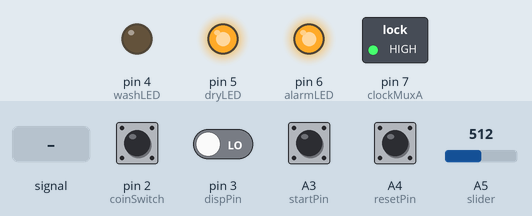
The sketch below on a simulated Arduino Uno, built with avr-gcc and run on an emulated ATmega328P. On the bench: switched loads named in the sketch (green lamp = pin HIGH), output pins drawn as LEDs (lit = HIGH). The test bench sets the inputs (shaded band); at power-on: A3 (startPin), A4 (resetPin), pin 2 (coinSwitch), pin 3 (dispPin) LOW, A5 (slider) = 512.

Above: at 1.2 s.
1.3 s: A5 (slider) fed a 200 Hz sine of ±81 counts around its level
At 2.5 s:
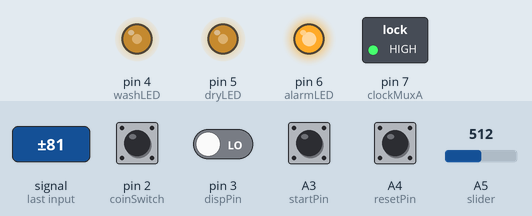
2.8 s: pin 2 (coinSwitch) pulled HIGH for 0.15 s
At 4.2 s:
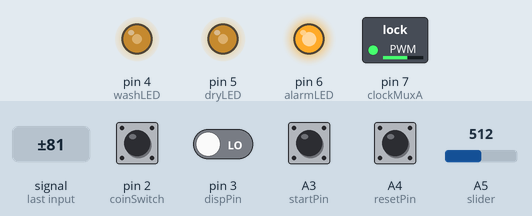
4.5 s: A4 (resetPin) pulled HIGH for 0.15 s
7.6 s: A5 (slider) set to 716
9.1 s: pin 3 (dispPin) driven HIGH
At 10.4 s:
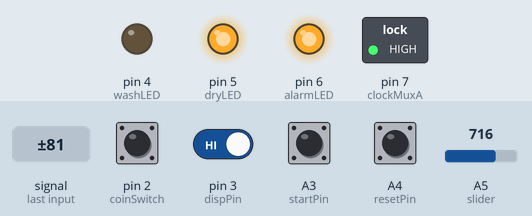
10.7 s: A5 (slider) fed a 1000 Hz sine of ±255 counts around its level
At 11.7 s:
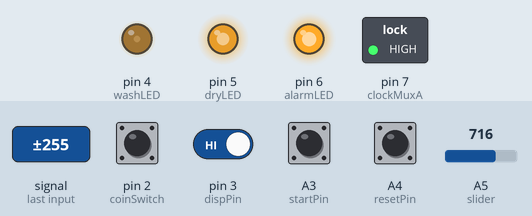
Timing chart, 0 to 31.6 s (numbered marks = the images above; inputs shaded):
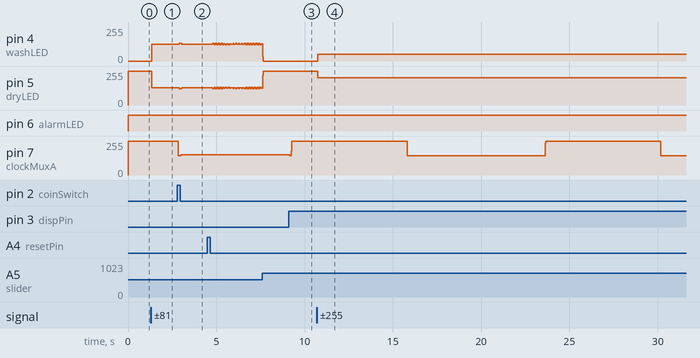

The sketch:

Project_2.ino
```cpp
const int coinSwitch = 2;
const int dispPin = 3;
const int startPin = A3;
const int resetPin = A4;
const int slider = A5;
const int washLED = 4;
const int dryLED = 5;
const int alarmLED = 6;


const int clockMuxA = 7;
const int clockMuxB = 8;
const int clockMuxC = 9;

const int barMuxA = 10;
const int barMuxB = 12;
const int barMuxC = 13;

const int servoPin = 11;

/*#######    GLOBALS   ###### */
int coinCount = 0;

long timer = 0;
bool counting = true;
bool wash = true;
const long wash_time = 1800000;
const long dry_time = 2 * wash_time;


bool prevDisp = false;
bool currDisp;

bool prevStart = false;
bool currStart;

bool prevReset = false;
bool currReset;

bool prevCoin = false;
bool currCoin;


void writeBars(){
  if (!counting) return;
  if (timer <= 0){
    digitalWrite(alarmLED,HIGH);
  }
  else {
    timer--;
  }

  int frac = wash ? (timer/wash_time) : (timer/dry_time);
  int numBars = frac * 5;

  //selecting on MUX which LEDs to light up
  switch (numBars) {
    case 0:
      digitalWrite(barMuxA,HIGH);
      digitalWrite(barMuxB,LOW);
      digitalWrite(barMuxC,HIGH);
      break;
    case 1:
      digitalWrite(barMuxA,LOW);
      digitalWrite(barMuxB,LOW);
      digitalWrite(barMuxC,LOW);
      break;
    case 2:
      digitalWrite(barMuxA,LOW);
      digitalWrite(barMuxB,LOW);
      digitalWrite(barMuxC,HIGH);
      break;
    case 3:
      digitalWrite(barMuxA,LOW);
      digitalWrite(barMuxB,HIGH);
      digitalWrite(barMuxC,LOW);
      break;
    case 4:
      digitalWrite(barMuxA,LOW);
      digitalWrite(barMuxB,HIGH);
      digitalWrite(barMuxC,HIGH);
      break;
    case 5:
      digitalWrite(barMuxA,HIGH);
      digitalWrite(barMuxB,LOW);
      digitalWrite(barMuxC,LOW);
      break;
  }
}

long loopCounter = 0;
void writeCount(){
  loopCounter++;
  int quarters = coinCount % 4;
  long oneMod = loopCounter % 4;
  int twoMod = loopCounter % 3;
  int threeMod = loopCounter % 5;
  int thisMod = loopCounter % 2;


  switch (quarters){
    case 0:
      digitalWrite(clockMuxA,HIGH);
      digitalWrite(clockMuxB,HIGH);
      digitalWrite(clockMuxC,LOW);

      if (loopCounter%2 == 0){
        digitalWrite(barMuxA,LOW);
        digitalWrite(barMuxB,LOW);
        digitalWrite(barMuxC,LOW);
      }
      else {
        digitalWrite(barMuxA,HIGH);
        digitalWrite(barMuxB,HIGH);
        digitalWrite(barMuxC,HIGH);
      }
      break;


    case 1:

      if (oneMod == 0){
        digitalWrite(clockMuxA,LOW);
        digitalWrite(clockMuxB,LOW);
        digitalWrite(clockMuxC,HIGH);
        digitalWrite(barMuxA,LOW);
        digitalWrite(barMuxB,LOW);
        digitalWrite(barMuxC,LOW);
      }
      else if (oneMod == 1){
        digitalWrite(clockMuxA,HIGH);
        digitalWrite(clockMuxB,LOW);
        digitalWrite(clockMuxC,LOW);
        digitalWrite(barMuxA,LOW);
        digitalWrite(barMuxB,LOW);
        digitalWrite(barMuxC,LOW);
      }
      else if (oneMod == 2){
        digitalWrite(clockMuxA,HIGH);
        digitalWrite(clockMuxB,LOW);
        digitalWrite(clockMuxC,HIGH);
        digitalWrite(barMuxA,HIGH);
        digitalWrite(barMuxB,HIGH);
        digitalWrite(barMuxC,HIGH);
      }
      else if (oneMod == 3){
        digitalWrite(clockMuxA,LOW);
        digitalWrite(clockMuxB,HIGH);
        digitalWrite(clockMuxC,LOW);
        digitalWrite(barMuxA,HIGH);
        digitalWrite(barMuxB,HIGH);
        digitalWrite(barMuxC,HIGH);
      }
      break;


    case 2:

      if (twoMod == 0){
        digitalWrite(clockMuxA,LOW);
        digitalWrite(clockMuxB,LOW);
        digitalWrite(clockMuxC,HIGH);
        digitalWrite(barMuxA,HIGH);
        digitalWrite(barMuxB,HIGH);
        digitalWrite(barMuxC,HIGH);
      }
      else if (twoMod == 1){
        digitalWrite(clockMuxA,HIGH);
        digitalWrite(clockMuxB,LOW);
        digitalWrite(clockMuxC,LOW);
        digitalWrite(barMuxA,HIGH);
        digitalWrite(barMuxB,HIGH);
        digitalWrite(barMuxC,HIGH);
      }
      else if (twoMod == 2){
        digitalWrite(clockMuxA,HIGH);
        digitalWrite(clockMuxB,HIGH);
        digitalWrite(clockMuxC,LOW);
        digitalWrite(barMuxA,LOW);
        digitalWrite(barMuxB,LOW);
        digitalWrite(barMuxC,LOW);
      }
      break;


    case 3:


      if (threeMod == 0){
        digitalWrite(clockMuxA,HIGH);
        digitalWrite(clockMuxB,LOW);
        digitalWrite(clockMuxC,HIGH);
        digitalWrite(barMuxA,HIGH);
        digitalWrite(barMuxB,HIGH);
        digitalWrite(barMuxC,HIGH);
      }
      else if (threeMod == 1){
        digitalWrite(clockMuxA,HIGH);
        digitalWrite(clockMuxB,LOW);
        digitalWrite(clockMuxC,LOW);
        digitalWrite(barMuxA,HIGH);
        digitalWrite(barMuxB,HIGH);
        digitalWrite(barMuxC,HIGH);
      }
      else if (threeMod == 2){
        digitalWrite(clockMuxA,LOW);
        digitalWrite(clockMuxB,HIGH);
        digitalWrite(clockMuxC,HIGH);
        digitalWrite(barMuxA,HIGH);
        digitalWrite(barMuxB,HIGH);
        digitalWrite(barMuxC,HIGH);
      }
      else if (threeMod == 3){
        digitalWrite(clockMuxA,LOW);
        digitalWrite(clockMuxB,LOW);
        digitalWrite(clockMuxC,HIGH);
        digitalWrite(barMuxA,LOW);
        digitalWrite(barMuxB,LOW);
        digitalWrite(barMuxC,LOW);
      }
      else if (threeMod == 4){
        digitalWrite(clockMuxA,HIGH);
        digitalWrite(clockMuxB,LOW);
        digitalWrite(clockMuxC,LOW);
        digitalWrite(barMuxA,LOW);
        digitalWrite(barMuxB,LOW);
        digitalWrite(barMuxC,LOW);
      }
      break;
  }

  int dollars = coinCount / 4;
  switch (dollars) {
    case 0:
      digitalWrite(clockMuxA,HIGH);
      digitalWrite(clockMuxB,HIGH);
      digitalWrite(clockMuxC,LOW);
      digitalWrite(barMuxA,HIGH);
      digitalWrite(barMuxB,HIGH);
      digitalWrite(barMuxC,LOW);
      break;


    case 1:
      if (threeMod == 0){
        digitalWrite(clockMuxA,LOW);
        digitalWrite(clockMuxB,LOW);
        digitalWrite(clockMuxC,LOW);
        digitalWrite(barMuxA,HIGH);
        digitalWrite(barMuxB,HIGH);
        digitalWrite(barMuxC,LOW);
      }
      else if (threeMod == 1){
        digitalWrite(clockMuxA,HIGH);
        digitalWrite(clockMuxB,LOW);
        digitalWrite(clockMuxC,HIGH);
        digitalWrite(barMuxA,HIGH);
        digitalWrite(barMuxB,HIGH);
        digitalWrite(barMuxC,LOW);
      }
      else if (threeMod == 2){
        digitalWrite(clockMuxA,HIGH);
        digitalWrite(clockMuxB,HIGH);
        digitalWrite(clockMuxC,LOW);
        digitalWrite(barMuxA,HIGH);
        digitalWrite(barMuxB,HIGH);
        digitalWrite(barMuxC,LOW);
      }
      else if (threeMod == 3){
        digitalWrite(clockMuxA,HIGH);
        digitalWrite(clockMuxB,LOW);
        digitalWrite(clockMuxC,LOW);
        digitalWrite(barMuxA,HIGH);
        digitalWrite(barMuxB,HIGH);
        digitalWrite(barMuxC,LOW);
      }
      else if (threeMod == 4){
        digitalWrite(clockMuxA,LOW);
        digitalWrite(clockMuxB,HIGH);
        digitalWrite(clockMuxC,HIGH);
        digitalWrite(barMuxA,HIGH);
        digitalWrite(barMuxB,HIGH);
        digitalWrite(barMuxC,LOW);
      }
      break;


    case 2:


      if (thisMod == 0){
        digitalWrite(clockMuxA,HIGH);
        digitalWrite(clockMuxB,LOW);
        digitalWrite(clockMuxC,HIGH);
        digitalWrite(barMuxA,HIGH);
        digitalWrite(barMuxB,HIGH);
        digitalWrite(barMuxC,LOW);
      }
      else if (thisMod == 1){
        digitalWrite(clockMuxA,LOW);
        digitalWrite(clockMuxB,HIGH);
        digitalWrite(clockMuxC,LOW);
        digitalWrite(barMuxA,HIGH);
        digitalWrite(barMuxB,HIGH);
        digitalWrite(barMuxC,LOW);
      }
      break;
  }
}


void setup() {
  pinMode(coinSwitch,INPUT);
  pinMode(dispPin,INPUT);
  pinMode(startPin, INPUT);
  pinMode(resetPin,INPUT);
  pinMode(slider,INPUT);
  pinMode(washLED,OUTPUT);
  pinMode(dryLED,OUTPUT);
  pinMode(alarmLED,OUTPUT);
  pinMode(clockMuxA,OUTPUT);
}


void loop() {
  int washdry = analogRead(slider);
  wash = (washdry < 512);
  if (wash){
    digitalWrite(washLED,HIGH);
    digitalWrite(dryLED,LOW);
  }
  else {
    digitalWrite(washLED,LOW);
    digitalWrite(dryLED,HIGH);
  }

  //add a coin
  currCoin = digitalRead(coinSwitch);
  if (currCoin && !prevCoin){
    coinCount++;
  }

  //dispense a coin
  currDisp = digitalRead(dispPin);
  if (currDisp && !prevDisp){
    //move the servo up for a hot sec
    coinCount--;
  }

  //reset the timer
  currReset = digitalRead(resetPin);
  if (currReset && !prevReset){
    counting = false;
    timer = wash ? wash_time : dry_time;

  }

  //start the timer
  currStart = digitalRead(startPin);
  if (currStart && !prevStart){
    counting = true;
  }

  writeBars();
  writeCount();

}
```

Measured:
- after the input at 1.3 s, pin 4 (washLED): 0/255 → 125/255 after 0.05 s; pin 5 (dryLED): 255/255 → 130/255 after 0.05 s
- after the input at 2.8 s, pin 4 (washLED): 125/255 → 132/255 after 0.11 s, → 126/255 0.12 s later; pin 5 (dryLED): 130/255 → 123/255 after 0.11 s, → 129/255 0.12 s later; pin 7 (clockMuxA): 255/255 → 143/255 at once, → 153/255 0.16 s later
- after the input at 9.1 s, pin 7 (clockMuxA): 153/255 → 146/255 after 0.05 s, → 255/255 0.08 s later
- after the input at 10.7 s, pin 4 (washLED): 0/255 → 52/255 at once; pin 5 (dryLED): 255/255 → 203/255 at once
